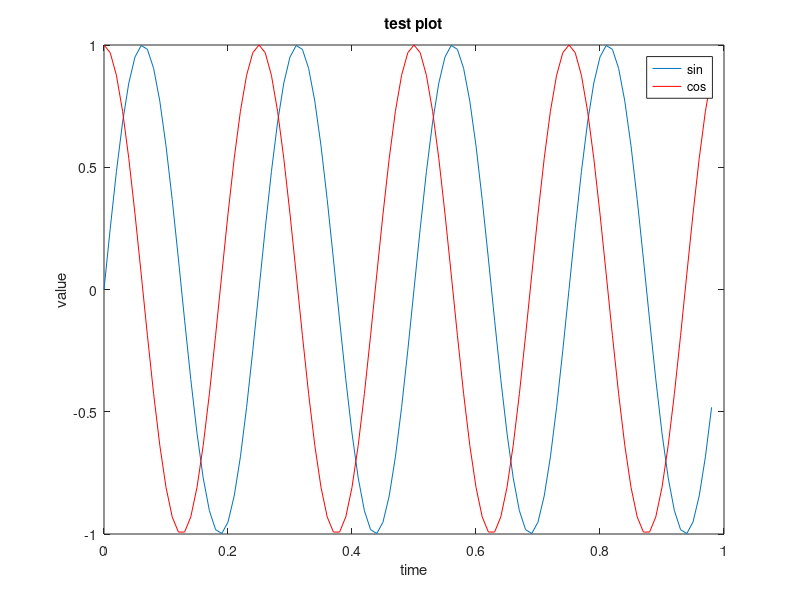
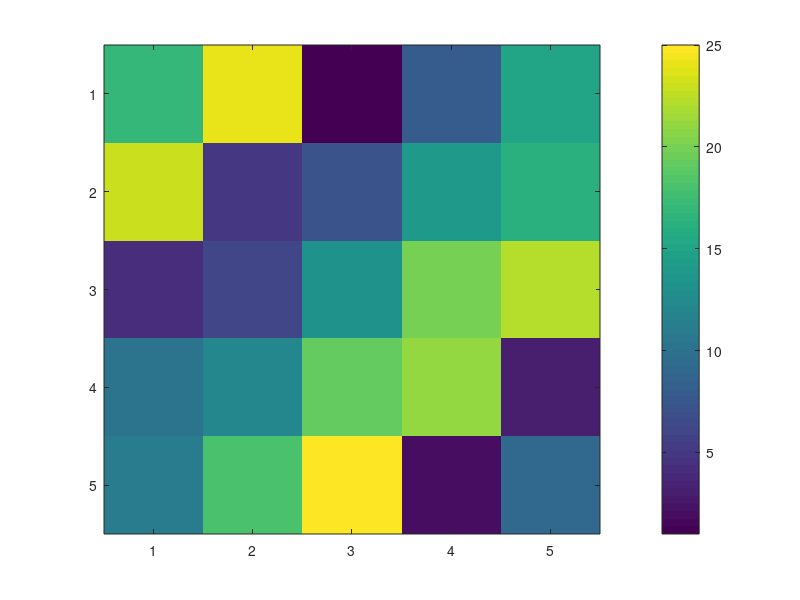

MATLAB code to generate these figures, in order:
disp(sprintf('Computing theta'));
X = [1 89 7921; 1 72 5184; 1 94 8836; 1 69 4761];
y = [96;74;87;78];
theta = pinv(X' * X) * X' * y

% Plotting data
figure(1);
t = [0:0.01:0.98];
y1 = sin(2*pi*4*t);
plot(t, y1)

hold on;

y2 = cos(2*pi*4*t);
plot(t, y2, 'r')

xlabel('time');
ylabel('value');
legend('sin', 'cos');
title('test plot');

% type 'close' to close plot

% open multiple plots with
% figure(1);
% plot...
% figure(2)
% plot...

% Plots in grid
% subplot(1,2,1);
% plot(t, y1);
% subplot(1,2,2);
% plot(t, y2);
% axis([0.5 1 -1 1])

figure(2);
A = magic(5);
imagesc(A), colorbar %comma chaining

% print -dpng 'aTestPlot.png' % saving plot to disc

% That's a function
function resultValue = computeExample()

end
%
